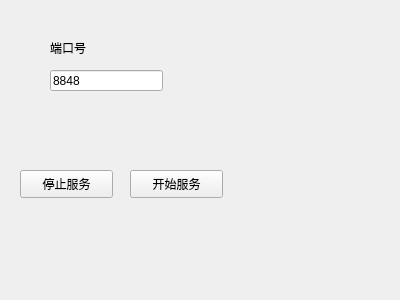
<?xml version="1.0" encoding="UTF-8"?>
<ui version="4.0">
 <class>Widget</class>
 <widget class="QWidget" name="Widget">
  <property name="geometry">
   <rect>
    <x>0</x>
    <y>0</y>
    <width>400</width>
    <height>300</height>
   </rect>
  </property>
  <property name="windowTitle">
   <string>Widget</string>
  </property>
  <widget class="QPushButton" name="startService">
   <property name="geometry">
    <rect>
     <x>130</x>
     <y>170</y>
     <width>93</width>
     <height>28</height>
    </rect>
   </property>
   <property name="text">
    <string>开始服务</string>
   </property>
  </widget>
  <widget class="QPushButton" name="stopService">
   <property name="geometry">
    <rect>
     <x>20</x>
     <y>170</y>
     <width>93</width>
     <height>28</height>
    </rect>
   </property>
   <property name="text">
    <string>停止服务</string>
   </property>
  </widget>
  <widget class="QLabel" name="label">
   <property name="geometry">
    <rect>
     <x>50</x>
     <y>40</y>
     <width>72</width>
     <height>15</height>
    </rect>
   </property>
   <property name="text">
    <string>端口号</string>
   </property>
  </widget>
  <widget class="QLineEdit" name="port">
   <property name="geometry">
    <rect>
     <x>50</x>
     <y>70</y>
     <width>113</width>
     <height>21</height>
    </rect>
   </property>
   <property name="text">
    <string>8848</string>
   </property>
  </widget>
 </widget>
 <layoutdefault spacing="6" margin="11"/>
 <resources/>
 <connections/>
</ui>
